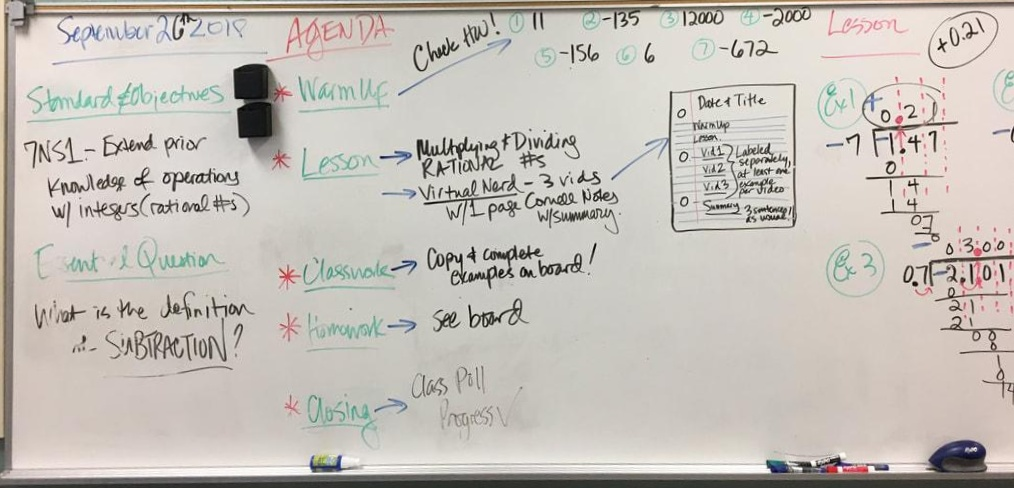
#> input picture assets/perspective_transformed_images/perspective_corrected.jpg, 1014 x 488 px
$ python image_processing.py
#> lines starting #> are read from the running program, lines starting #| are printed output that depends on the picture; after the words box and inside, x2 and y2 are one past the last pixel; in counts of white or black regions, pixels touching at a corner belong together
import cv2
import numpy as np


def load_image(image_path):
    """Load an image and raise an error if the path is invalid."""

    image = cv2.imread(image_path)
#> image is the input picture: shape (488, 1014, 3); mean B, G, R 185.3, 191.8, 197.1

    if image is None:
        raise FileNotFoundError(f"Could not load image: {image_path}")

    return image


# [44 lines left out: function correct_perspective, not called in this run]


def enhance_image(image):
    """Create grayscale and contrast-enhanced versions."""

    # Convert the colour image to grayscale.
    gray = cv2.cvtColor(image, cv2.COLOR_BGR2GRAY)
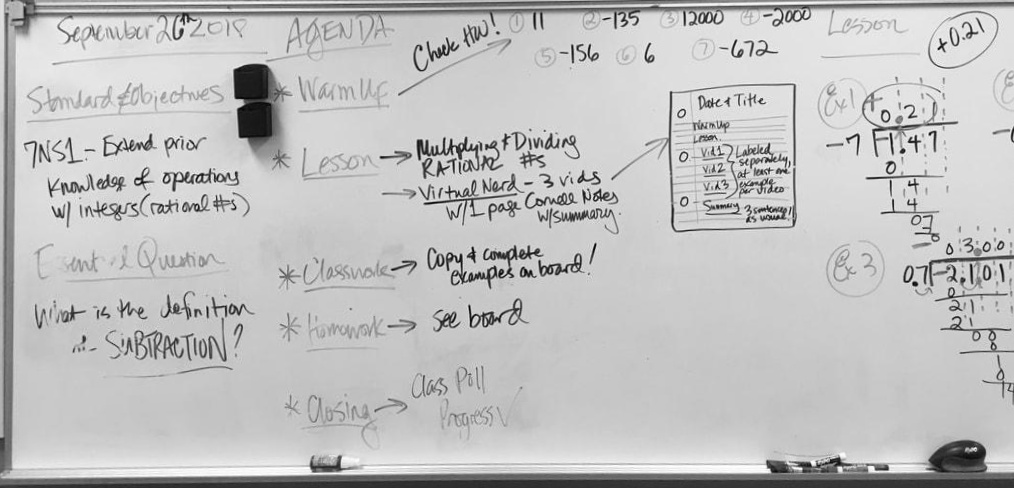
#> gray: shape (488, 1014); min 2, max 255, mean 192.7

    # Improve local contrast so faint marker strokes may become clearer.
    clahe = cv2.createCLAHE(
        clipLimit=1.5,
        tileGridSize=(8, 8)
    )
    enhanced = clahe.apply(gray)
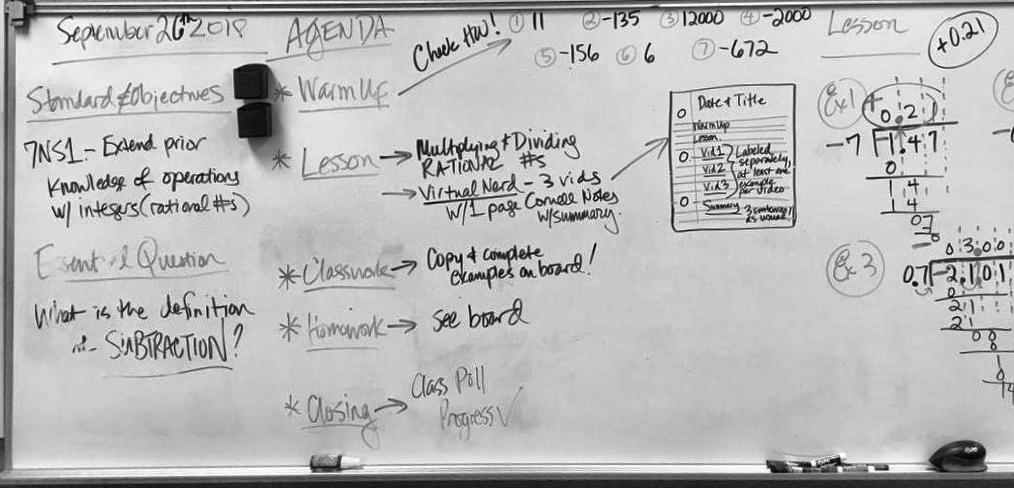
#> enhanced: shape (488, 1014); min 2, max 255, mean 186

    # Return both versions so we can compare their OCR performance.
    return gray, enhanced


def create_threshold_image(enhanced):
    """Create an optional black-and-white version for OCR experiments."""

    # Use local brightness to classify pixels as black or white.
    # This may help some images, but can also amplify noise.
    threshold = cv2.adaptiveThreshold(
        enhanced,
        255,
        cv2.ADAPTIVE_THRESH_GAUSSIAN_C,
        cv2.THRESH_BINARY,
        31,
        10
    )
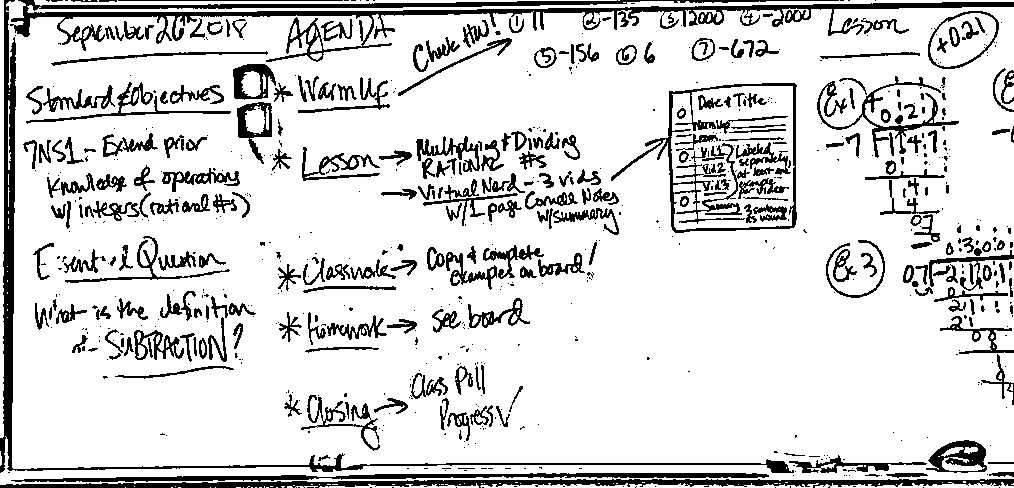
#> threshold: shape (488, 1014); 84.6% white; 727 black regions (438 under 20 px), largest, box (x1, y1, x2, y2) and area: (10, 0, 1014, 62) 10970, (0, 473, 1014, 488) 8113, (0, 0, 794, 473) 6357

    return threshold

# [125 lines left out: functions order_board_corners, detect_board_corners, not called in this run]

# Run a small test when this file is executed directly.
if __name__ == "__main__":

    # Load the perspective-corrected image created in Exercise 3.
    image = load_image("assets/perspective_transformed_images/perspective_corrected.jpg")

    # Generate grayscale and CLAHE-enhanced versions.
    gray, enhanced = enhance_image(image)

    # Generate the optional thresholded version.
    threshold = create_threshold_image(enhanced)

    # Save the outputs for later comparison and OCR testing.
    cv2.imwrite("grayscale_whiteboard.jpg", gray)
    cv2.imwrite("enhanced_whiteboard.jpg", enhanced)
    cv2.imwrite("threshold_whiteboard.jpg", threshold)

    print("Image processing completed successfully!")
